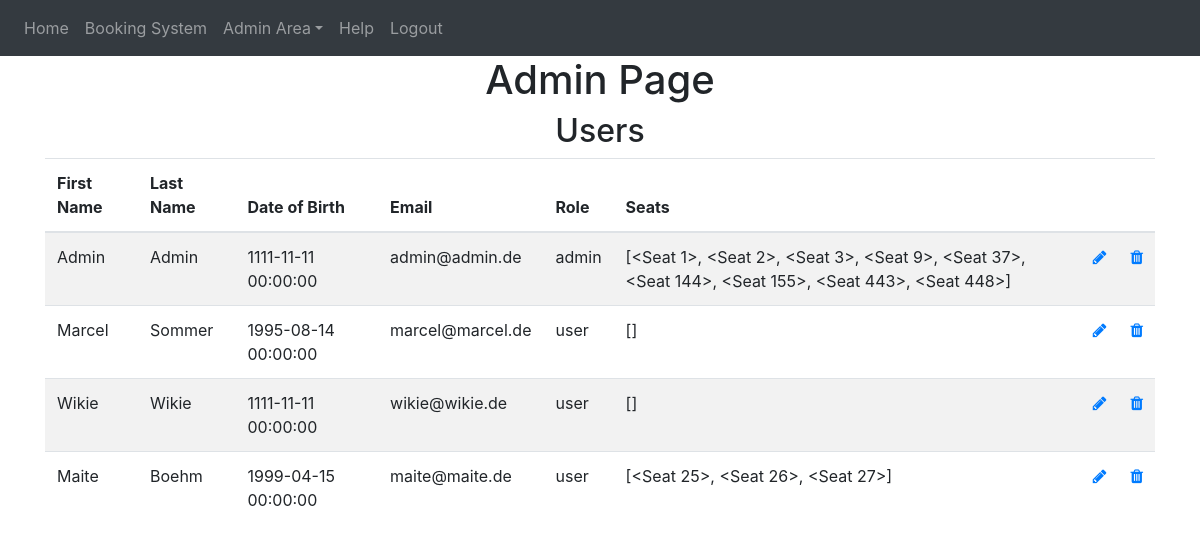
Page /admin-area/user (signed in) on the earlier database version.
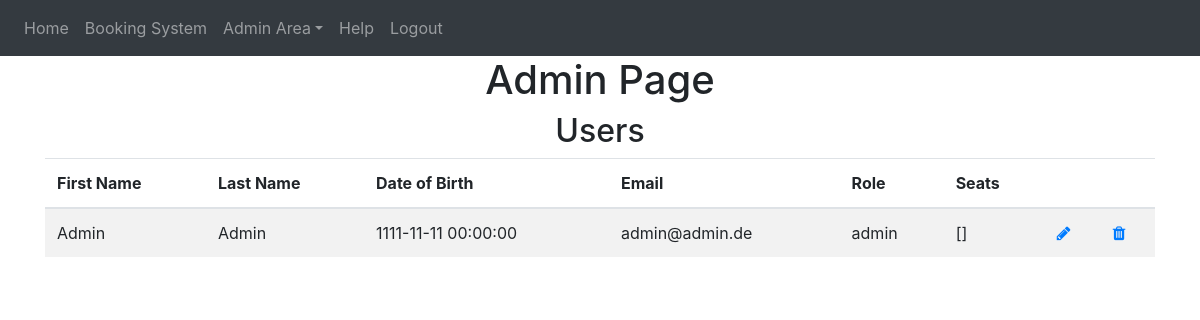
Same page on the later database version.
### website/models.py (models this page shows)
class User(db.Model, UserMixin):
    id = db.Column(db.Integer, primary_key=True)
    email = db.Column(db.String(150), unique=True)
    password = db.Column(db.String(150))
    first_name = db.Column(db.String(150))
    last_name = db.Column(db.String(150))
    birth_date = db.Column(db.DateTime)
    role = db.Column(db.String(10))
    seats = db.relationship('Seat')

### website/admin.py (the view)
@admins.route('/user', methods=['GET', 'POST'])
@login_required
def admin_user():
    admin = admin_user_checker(current_user)
    if admin:
        users = User.query.all()
        return render_template('admin_user.html', user=current_user, users=users)

### website/__init__.py (called while the page is built)
def create_app():
    from .views import views
    from .auth import auth
    from .admin import admins
    from .models import User, Seat
    app = Flask(__name__)
    app.config['SECRET_KEY'] = 'secret'
    app.config['SQLALCHEMY_DATABASE_URI'] = f'sqlite:///{DB_NAME}'
    app.config['FLASK_ADMIN_SWATCH'] = 'cerulean'
    app.register_blueprint(views, url_prefix='/')
    app.register_blueprint(auth, url_prefix='/')
    app.register_blueprint(admins, url_prefix='/admin-area')
    db.init_app(app)
    create_database(app)
    login_manager = LoginManager()
    login_manager.login_view = 'auth.login'
    login_manager.init_app(app)
    @login_manager.user_loader
    def load_user(id):
        return User.query.get(int(id))
    return app

### website/python_scripts.py (called while the page is built)
def admin_user_checker(current_user):
    if current_user.role == 'admin':
        return True
    else:
        flash('You need do be an Admin to access!!', category='error')
        return redirect(url_for('views.home'))

### website/templates/admin_user.html
{% extends "base.html" %} {% block title %}Admin{% endblock %}
{% block content%}
<h1 align="center">Admin Page</h1>
<h2 align="center">Users</h2>
<table class="table table-striped" id="users">
    <thead>
        <tr>
        <th scope="col">First Name</th>
        <th scope="col">Last Name</th>
        <th scope="col">Date of Birth</th>
        <th scope="col">Email</th>
        <th scope="col">Role</th>
        <th scope="col">Seats</th>
        <th scope="col"></th>
        <th scope="col"></th>
        </tr>
    </thead>
    <tbody>
        {% for user in users %}
        <tr>
        <td>{{user.first_name}}</td>
        <td>{{user.last_name}} </td>
        <td>{{user.birth_date}}</td>
        <td>{{user.email}}</td>
        <td>{{user.role}}</td>
        <td>{{user.seats}}</td>
        <td><a class="icon" href="{{url_for('admins.update_user', id=user.id)}}" >
            <span class="fa fa-pencil glyphicon glyphicon-pencil"></span></a></td>
        <td><a class="icon" href="{{url_for('admins.delete_user', id=user.id)}}">
            <span class="fa fa-trash glyphicon glyphicon-trash"></span>
        </a></td>
        </tr>
        {% endfor %}
    </tbody>
</table>
{% endblock %}

### website/templates/base.html (shortened to what this page needs)
<!DOCTYPE html>
<html>
  <head>
    <link
      rel="stylesheet"
      href="https://cdn.jsdelivr.net/npm/bootstrap@4.0.0/dist/css/bootstrap.min.css"
/>
    <link
      rel="stylesheet"
      href="https://stackpath.bootstrapcdn.com/font-awesome/4.7.0/css/font-awesome.min.css"
/>
  </head>
  <body>
    <nav class="navbar navbar-expand-lg navbar-dark bg-dark">
      <div class="collapse navbar-collapse" id="navbar">
        <div class="navbar-nav" role="tablist">
          {% if user.is_authenticated %}
          <a class="nav-item nav-link" id="home" href="/">Home</a>
          <a class="nav-item nav-link" id="bookingsystem" href="/bookingsystem">Booking System</a>
            {% if current_user.role == 'admin' %}
            <a class="nav-item dropdown">
              <a class="nav-link dropdown-toggle" data-toggle="dropdown" id="admin-area">Admin Area</a>
            </a>
            {% endif %}
          <a class="nav-item nav-link" id="help" href="/help">Help</a>
          <a class="nav-item nav-link" id="logout" href="/logout">Logout</a>
          {% else %}
          <a class="nav-item nav-link" id="login" href="/login">Login</a>
          <a class="nav-item nav-link" id="signUp" href="/sign-up">Sign Up</a>
          {% endif %}
        </div>
      </div>
    </nav>
    <div class="container">{% block content %} {% endblock %}</div>
  </body>
</html>

Differences in the rows shown:
removed User: first_name "Marcel", last_name "Sommer", birth_date "1995-08-14 00:00:00", email "marcel@marcel.de", role "user", seats "[]"
removed User: first_name "Wikie", last_name "Wikie", birth_date "1111-11-11 00:00:00", email "wikie@wikie.de", role "user", seats "[]"
removed User: first_name "Maite", last_name "Boehm", birth_date "1999-04-15 00:00:00", email "maite@maite.de", role "user", seats "[<Seat 25>, <Seat 26>, <Seat 27>]"
changed User "Admin": seats "[<Seat 1>, <Seat 2>, <Seat 3>, <Seat 9>, <Seat 37>, <Seat 144>, <Seat 155>, <Seat 443>, <Seat 448>]" → "[]"
